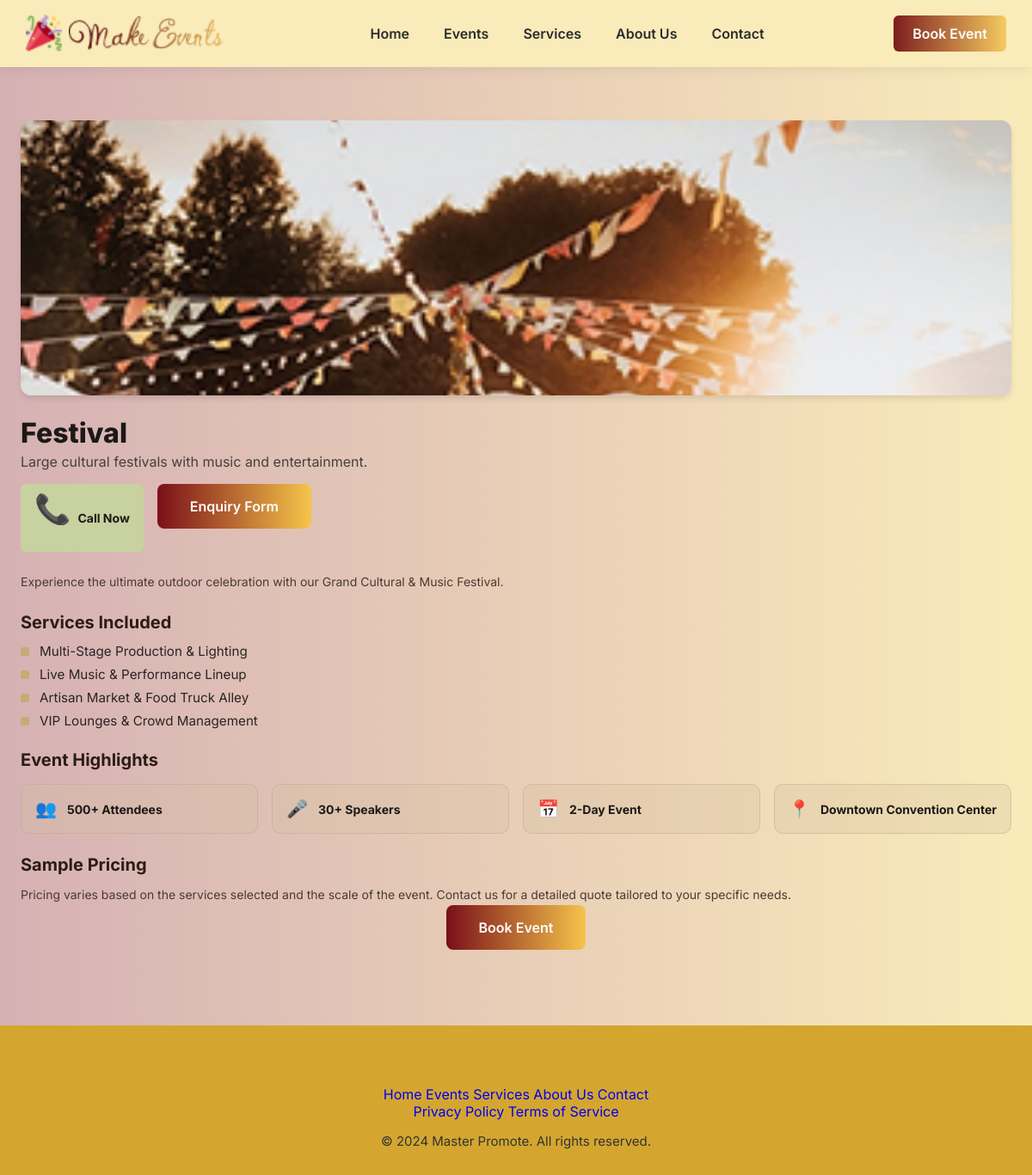
/events/4/, run on the app's committed database.
### website/models.py (models this page shows, shortened)
class Event(models.Model):
    title = models.CharField(max_length=200)
    tagline = models.CharField(
        max_length=255,
        help_text="Short description directly below title"
    )
    banner_image = models.ImageField(upload_to="events/banners/")
    description = models.TextField(help_text="Main full detail paragraph")
    attendees_count = models.CharField(max_length=50, default="500+ Attendees")
    speakers_count = models.CharField(max_length=50, default="30+ Speakers")
    duration = models.CharField(max_length=50, default="2-Day Event")
    location_name = models.CharField(max_length=100, default="Downtown Convention Center")
    pricing_description = models.TextField(
        default=(
            "Pricing varies based on the services selected and the scale of the "
            "event. Contact us for a detailed quote tailored to your specific needs."
        )
    )
    created_at = models.DateTimeField(auto_now_add=True)
    class Meta:
        ordering = ["-created_at"]
        verbose_name = "Event"
        verbose_name_plural = "Events"

class EventService(models.Model):
    event = models.ForeignKey(
        Event,
        related_name="services",
        on_delete=models.CASCADE
    )
    title = models.CharField(max_length=100)  # e.g., "Keynote Speakers", "Interactive Workshops"
    class Meta:
        verbose_name = "Event Service"
        verbose_name_plural = "Event Services"

### website/views.py (the view)
# urls.py: path('events/<int:pk>/', views.event_detail, name='event_detail'),
def event_detail(request, pk):
    event = get_object_or_404(Event, pk=pk)
    context = {
        "event": event,
    }
    return render(request, "event_detail.html", context)

### templates/event_detail.html (shortened to what this page needs)
{% extends 'base.html' %}
{% load static %}
{% block content %}
<section class="event-detail-section">
    <div class="container">
        <div class="banner-wrapper">
            {% if event.banner_image %}
                <img src="{{ event.banner_image.url }}" alt="{{ event.title }}" class="banner-img">
            {% else %}
                <div class="placeholder-banner">No Banner Image Available</div>
            {% endif %}
        </div>
        <div class="event-header">
            <h1>{{ event.title }}</h1>
            <p class="tagline">{{ event.tagline }}</p>
        </div>
        <div class="action-buttons">
            <a href="tel:+123456789" class="btn-call">
                <span class="icon">📞</span> Call Now
            </a>
               <div class="cta-wrapper">
   <a href="{% url 'book_event_with_id' event.id %}" class="btn btn-primary">
    Enquiry Form
</a>
            </div>
        </div>
        <div class="about-box">
            <p class="description-text">
                {{ event.description }}
            </p>
        </div>
        <div class="about-box services-section">
            <h2>Services Included</h2>
            <ul class="services-list">
                {% for service in event.services.all %}
                    <li class="service-item">
                        <span class="bullet-square"></span>
                        <span>{{ service.title }}</span>
                    </li>
                {% empty %}
                    <li class="service-item">No specific services listed for this event.</li>
                {% endfor %}
            </ul>
        </div>
        <div class="about-box highlights-section">
            <h2>Event Highlights</h2>
            <div class="highlights-grid">
                <div class="highlight-card">
                    <span class="highlight-icon">👥</span>
                    <span class="highlight-text">{{ event.attendees_count }}</span>
                </div>
                <div class="highlight-card">
                    <span class="highlight-icon">🎤</span>
                    <span class="highlight-text">{{ event.speakers_count }}</span>
                </div>
                <div class="highlight-card">
                    <span class="highlight-icon">📅</span>
                    <span class="highlight-text">{{ event.duration }}</span>
                </div>
                <div class="highlight-card">
                    <span class="highlight-icon">📍</span>
                    <span class="highlight-text">{{ event.location_name }}</span>
                </div>
            </div>
        </div>
        <div class="about-box pricing-section">
            <h2>Sample Pricing</h2>
            <p class="pricing-text">
                {{ event.pricing_description }}
            </p>
            <div class="cta-wrapper">
   <a href="{% url 'book_event_with_id' event.id %}" class="btn btn-primary">
    Book Event
</a>
            </div>
        </div>
    </div>
</section>
{% endblock %}

### static/css/style.css (style rules this page uses)
* { margin:0; padding:0; box-sizing:border-box; }
html { scroll-behavior:smooth; }
body { font-family:'Inter',sans-serif; color:#222; overflow-x:hidden; background: linear-gradient(180deg, #F8EED9 0%, #E3C886 40%, #D2A84E 70%, #FAF0D9 100%) !important; background-attachment: fixed; }
:root { --primary:#7a0f19; --secondary:#F6C54A; --cream:#FAEBBA; --white:#fff; --text:#222; --shadow:0 15px 35px rgba(0,0,0,.15); }
.container { width:96%; max-width:1450px; margin:auto; }
img { max-width:100%; display:block; }
a { text-decoration:none; }
ul { list-style:none; }
.btn-primary { background:linear-gradient(90deg,#7a0f19,#F6C54A); color:#fff; padding:16px 38px; border-radius:8px; font-weight:600; transition:.35s; }
.icon { font-size:34px; margin-bottom:22px; }
.about-box { margin-bottom: 35px; }
.about-box h2 { font-size: 20px; margin-bottom: 12px; color: #2b1d16; }
.about-box p { font-size: 14px; line-height: 1.6; color: #4a3b32; }
.cta-wrapper { text-align: center; margin-top: 40px; }
.event-detail-section { background:linear-gradient(90deg,#d6b1b4 0%,#faebba 100%); min-height:100vh; padding:120px 0 80px; padding-top:140px; }
.banner-wrapper { width: 100%; height: 320px; border-radius: 12px; overflow: hidden; margin-bottom: 1.5rem; box-shadow: 0 4px 6px rgba(0, 0, 0, 0.1); }
.banner-img { width: 100%; height: 100%; object-fit: cover; }
.event-header { margin-bottom: 1rem; }
.event-header h1 { font-size: 2rem; font-weight: 800; color: #1c1917; }
.tagline { font-size: 1rem; color: #44403c; margin-top: 0.25rem; }
.action-buttons { display: flex; gap: 1rem; margin-bottom: 1.5rem; }
.btn-call { background-color: #C8D1A0; color: #1c1917; padding: 0.5rem 1rem; border-radius: 6px; text-decoration: none; font-size: 0.875rem; font-weight: 700; display: inline-flex; align-items: center; gap: 0.5rem; }
.about-box { margin-bottom: 1.5rem; }
.services-list { list-style: none; padding: 0; margin-top: 0.75rem; }
.service-item { display: flex; align-items: center; gap: 0.75rem; margin-bottom: 0.5rem; font-size: 0.95rem; color: #292524; }
.bullet-square { width: 10px; height: 10px; background-color: #C4AD74; border-radius: 2px; }
.highlights-grid { display: grid; grid-template-columns: repeat(auto-fit, minmax(180px, 1fr)); gap: 1rem; margin-top: 1rem; }
.highlight-card { background-color: rgba(211, 192, 160, 0.3); border: 1px solid rgba(179, 160, 128, 0.4); padding: 1rem; border-radius: 10px; display: flex; align-items: center; gap: 0.75rem; }
.highlight-icon { font-size: 1.25rem; }
.highlight-text { font-size: 0.875rem; font-weight: 700; color: #1c1917; }
.cta-wrapper { margin-top: 1rem; }

### data on the page
Event: banner_image (picture), title "Festival", tagline "Large cultural festivals with music and entertainment.", description "Experience the ultimate outdoor celebration with our Grand Cultural & Music Festival.", attendees_count "500+ Attendees", speakers_count "30+ Speakers", duration "2-Day Event", location_name "Downtown Convention Center", pricing_description "Pricing varies based on the services selected and the scale of the event. Contact us for a detailed quote tailored to your specific needs."
EventService: title "Multi-Stage Production & Lighting"
EventService: title "Live Music & Performance Lineup"
EventService: title "Artisan Market & Food Truck Alley"
EventService: title "VIP Lounges & Crowd Management"
